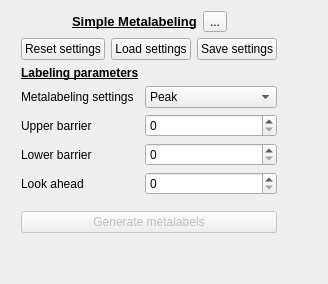
            <widget class="QWidget" name="simple_metalabeling_tab">
             <attribute name="title">
              <string>Simple Metalabeling</string>
             </attribute>
             <layout class="QHBoxLayout" name="horizontalLayout_10">
              <item>
               <layout class="QVBoxLayout" name="verticalLayout_14">
                <property name="leftMargin">
                 <number>10</number>
                </property>
                <item>
                 <layout class="QHBoxLayout" name="horizontalLayout_14">
                  <property name="topMargin">
                   <number>0</number>
                  </property>
                  <item>
                   <spacer name="horizontalSpacer_15">
                    <property name="orientation">
                     <enum>Qt::Horizontal</enum>
                    </property>
                    <property name="sizeHint" stdset="0">
                     <size>
                      <width>40</width>
                      <height>20</height>
                     </size>
                    </property>
                   </spacer>
                  </item>
                  <item>
                   <widget class="QLabel" name="label_49">
                    <property name="text">
                     <string>&lt;html&gt;&lt;head/&gt;&lt;body&gt;&lt;p&gt;&lt;span style=&quot; font-size:10pt; font-weight:600; text-decoration: underline;&quot;&gt;Simple Metalabeling&lt;/span&gt;&lt;/p&gt;&lt;/body&gt;&lt;/html&gt;</string>
                    </property>
                   </widget>
                  </item>
                  <item>
                   <widget class="QToolButton" name="simple_metalabeling_info">
                    <property name="text">
                     <string>...</string>
                    </property>
                   </widget>
                  </item>
                  <item>
                   <spacer name="horizontalSpacer_16">
                    <property name="orientation">
                     <enum>Qt::Horizontal</enum>
                    </property>
                    <property name="sizeHint" stdset="0">
                     <size>
                      <width>40</width>
                      <height>20</height>
                     </size>
                    </property>
                   </spacer>
                  </item>
                 </layout>
                </item>
                <item>
                 <layout class="QHBoxLayout" name="horizontalLayout_31">
                  <property name="topMargin">
                   <number>0</number>
                  </property>
                  <item>
                   <widget class="QPushButton" name="simple_metalabeling_reset_settings">
                    <property name="text">
                     <string>Reset settings</string>
                    </property>
                   </widget>
                  </item>
                  <item>
                   <widget class="QPushButton" name="simple_metalabeling_load_settings">
                    <property name="text">
                     <string>Load settings</string>
                    </property>
                   </widget>
                  </item>
                  <item>
                   <widget class="QPushButton" name="simple_metalabeling_save_settings">
                    <property name="text">
                     <string>Save settings</string>
                    </property>
                   </widget>
                  </item>
                 </layout>
                </item>
                <item>
                 <layout class="QFormLayout" name="formLayout_3">
                  <property name="topMargin">
                   <number>0</number>
                  </property>
                  <item row="0" column="0">
                   <widget class="QLabel" name="label_50">
                    <property name="text">
                     <string>&lt;html&gt;&lt;head/&gt;&lt;body&gt;&lt;p&gt;&lt;span style=&quot; font-size:9pt; font-weight:600; text-decoration: underline;&quot;&gt;Labeling parameters&lt;/span&gt;&lt;/p&gt;&lt;/body&gt;&lt;/html&gt;</string>
                    </property>
                   </widget>
                  </item>
                  <item row="1" column="0">
                   <widget class="QLabel" name="label_51">
                    <property name="text">
                     <string>Metalabeling settings</string>
                    </property>
                   </widget>
                  </item>
                  <item row="1" column="1">
                   <widget class="QComboBox" name="metalabeling_setting">
                    <item>
                     <property name="text">
                      <string>Peak</string>
                     </property>
                    </item>
                    <item>
                     <property name="text">
                      <string>Simple</string>
                     </property>
                    </item>
                    <item>
                     <property name="text">
                      <string>Hybrid</string>
                     </property>
                    </item>
                   </widget>
                  </item>
                  <item row="2" column="0">
                   <widget class="QLabel" name="label_61">
                    <property name="text">
                     <string>Upper barrier</string>
                    </property>
                   </widget>
                  </item>
                  <item row="2" column="1">
                   <widget class="QSpinBox" name="upper_barrier"/>
                  </item>
                  <item row="3" column="0">
                   <widget class="QLabel" name="label_62">
                    <property name="text">
                     <string>Lower barrier</string>
                    </property>
                   </widget>
                  </item>
                  <item row="3" column="1">
                   <widget class="QSpinBox" name="lower_barrier"/>
                  </item>
                  <item row="4" column="0">
                   <widget class="QLabel" name="label_63">
                    <property name="text">
                     <string>Look ahead</string>
                    </property>
                   </widget>
                  </item>
                  <item row="4" column="1">
                   <widget class="QSpinBox" name="look_ahead"/>
                  </item>
                 </layout>
                </item>
                <item>
                 <spacer name="verticalSpacer_7">
                  <property name="orientation">
                   <enum>Qt::Vertical</enum>
                  </property>
                  <property name="sizeType">
                   <enum>QSizePolicy::Fixed</enum>
                  </property>
                  <property name="sizeHint" stdset="0">
                   <size>
                    <width>20</width>
                    <height>10</height>
                   </size>
                  </property>
                 </spacer>
                </item>
                <item>
                 <widget class="QPushButton" name="simple_metalabels_gen">
                  <property name="enabled">
                   <bool>false</bool>
                  </property>
                  <property name="text">
                   <string>Generate metalabels</string>
                  </property>
                 </widget>
                </item>
                <item>
                 <spacer name="verticalSpacer_4">
                  <property name="orientation">
                   <enum>Qt::Vertical</enum>
                  </property>
                  <property name="sizeHint" stdset="0">
                   <size>
                    <width>20</width>
                    <height>40</height>
                   </size>
                  </property>
                 </spacer>
                </item>
               </layout>
              </item>
              <item>
               <spacer name="horizontalSpacer_8">
                <property name="orientation">
                 <enum>Qt::Horizontal</enum>
                </property>
                <property name="sizeHint" stdset="0">
                 <size>
                  <width>40</width>
                  <height>20</height>
                 </size>
                </property>
               </spacer>
              </item>
             </layout>
            </widget>
